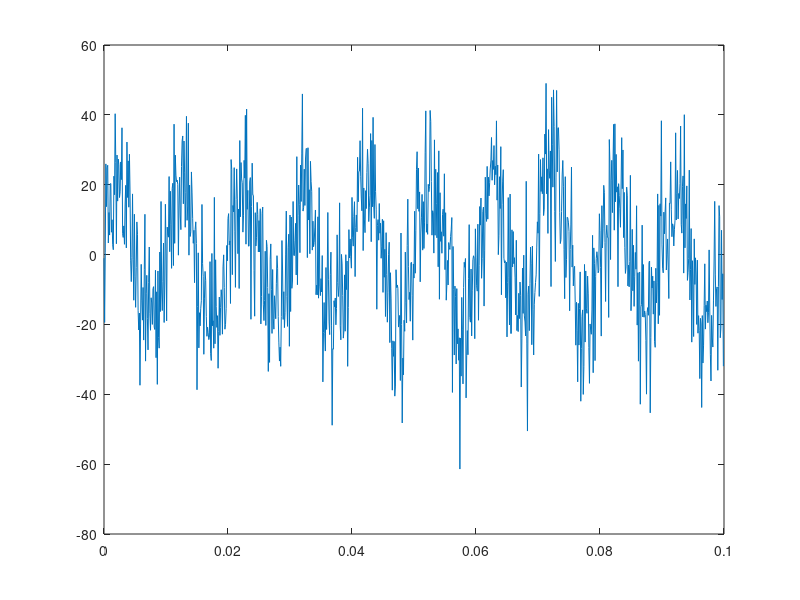

Source code (MATLAB): (Note: this script raises an error after producing the figure.)
%%
clc
clear
close all

f=1e2;                  %signal frequency
N=1000;
fs=1e4;                 %sampling frequency
Ts=1/fs;                
t=(0:N-1)*Ts;

s=20*sin(2*pi*f*t);          %signal
s=awgn(s,1,'measured');

figure
plot(t,s)

figure
plotSpectral(s,fs)

figure
plotSpectral2(s,fs)

figure
plotPowerSpectrum(s,fs)

figure
plotSquareSpectrum(s,fs)

figure
plotBispectra(s,fs,1,1)
